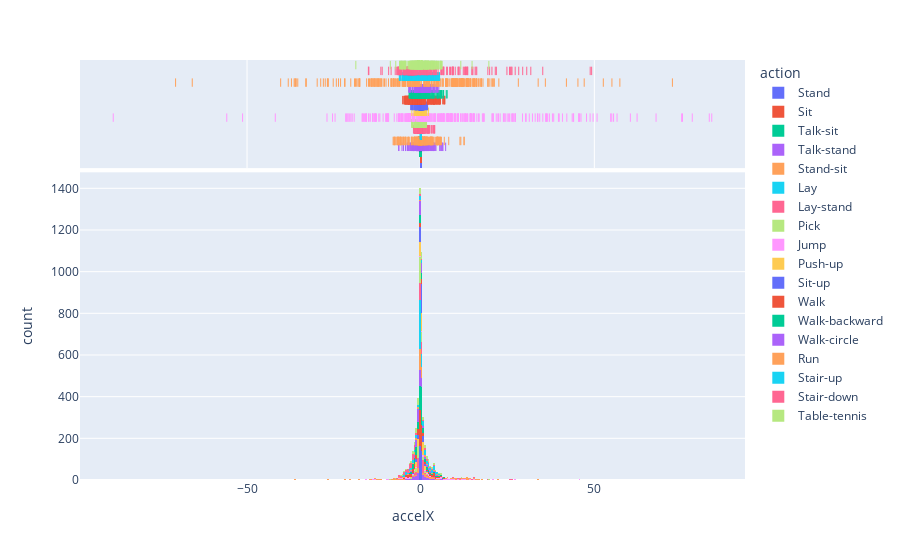

Notebook source saved alongside this figure:
### Code cell
import plotly.express as px
# df = px.data.tips()
fig = px.histogram(accelx_df, x="accelX", color="action", marginal="rug")
fig.show()

### Figure 1 — Plotly figure (JSON) as saved in the notebook; plotly's stock layout.template omitted (floating-point values rounded to 4 significant figures; data arrays with more than 128 entries replaced by an {"elided": "..."} marker saying what was removed)
{"data": [{"alignmentgroup": "True", "bingroup": "x", "hovertemplate": "action=Stand<br>accelX=%{x}<br>count=%{y}<extra></extra>", "legendgroup": "Stand", "marker": {"color": "#636efa", "pattern": {"shape": ""}}, "name": "Stand", "offsetgroup": "Stand", "orientation": "v", "showlegend": true, "type": "histogram", "x": {"elided": "300 float values"}, "xaxis": "x", "yaxis": "y"}, {"alignmentgroup": "True", "boxpoints": "all", "fillcolor": "rgba(255,255,255,0)", "hoveron": "points", "hovertemplate": "action=Stand<br>accelX=%{x}<extra></extra>", "jitter": 0, "legendgroup": "Stand", "line": {"color": "rgba(255,255,255,0)"}, "marker": {"color": "#636efa", "symbol": "line-ns-open"}, "name": "Stand", "offsetgroup": "Stand", "showlegend": false, "type": "box", "x": {"elided": "300 float values"}, "xaxis": "x2", "yaxis": "y2"}, {"alignmentgroup": "True", "bingroup": "x", "hovertemplate": "action=Sit<br>accelX=%{x}<br>count=%{y}<extra></extra>", "legendgroup": "Sit", "marker": {"color": "#EF553B", "pattern": {"shape": ""}}, "name": "Sit", "offsetgroup": "Sit", "orientation": "v", "showlegend": true, "type": "histogram", "x": {"elided": "300 float values"}, "xaxis": "x", "yaxis": "y"}, {"alignmentgroup": "True", "boxpoints": "all", "fillcolor": "rgba(255,255,255,0)", "hoveron": "points", "hovertemplate": "action=Sit<br>accelX=%{x}<extra></extra>", "jitter": 0, "legendgroup": "Sit", "line": {"color": "rgba(255,255,255,0)"}, "marker": {"color": "#EF553B", "symbol": "line-ns-open"}, "name": "Sit", "offsetgroup": "Sit", "showlegend": false, "type": "box", "x": {"elided": "300 float values"}, "xaxis": "x2", "yaxis": "y2"}, {"alignmentgroup": "True", "bingroup": "x", "hovertemplate": "action=Talk-sit<br>accelX=%{x}<br>count=%{y}<extra></extra>", "legendgroup": "Talk-sit", "marker": {"color": "#00cc96", "pattern": {"shape": ""}}, "name": "Talk-sit", "offsetgroup": "Talk-sit", "orientation": "v", "showlegend": true, "type": "histogram", "x": {"elided": "300 float values"}, "xaxis": "x", "yaxis": "y"}, {"alignmentgroup": "True", "boxpoints": "all", "fillcolor": "rgba(255,255,255,0)", "hoveron": "points", "hovertemplate": "action=Talk-sit<br>accelX=%{x}<extra></extra>", "jitter": 0, "legendgroup": "Talk-sit", "line": {"color": "rgba(255,255,255,0)"}, "marker": {"color": "#00cc96", "symbol": "line-ns-open"}, "name": "Talk-sit", "offsetgroup": "Talk-sit", "showlegend": false, "type": "box", "x": {"elided": "300 float values"}, "xaxis": "x2", "yaxis": "y2"}, {"alignmentgroup": "True", "bingroup": "x", "hovertemplate": "action=Talk-stand<br>accelX=%{x}<br>count=%{y}<extra></extra>", "legendgroup": "Talk-stand", "marker": {"color": "#ab63fa", "pattern": {"shape": ""}}, "name": "Talk-stand", "offsetgroup": "Talk-stand", "orientation": "v", "showlegend": true, "type": "histogram", "x": {"elided": "300 float values"}, "xaxis": "x", "yaxis": "y"}, {"alignmentgroup": "True", "boxpoints": "all", "fillcolor": "rgba(255,255,255,0)", "hoveron": "points", "hovertemplate": "action=Talk-stand<br>accelX=%{x}<extra></extra>", "jitter": 0, "legendgroup": "Talk-stand", "line": {"color": "rgba(255,255,255,0)"}, "marker": {"color": "#ab63fa", "symbol": "line-ns-open"}, "name": "Talk-stand", "offsetgroup": "Talk-stand", "showlegend": false, "type": "box", "x": {"elided": "300 float values"}, "xaxis": "x2", "yaxis": "y2"}, {"alignmentgroup": "True", "bingroup": "x", "hovertemplate": "action=Stand-sit<br>accelX=%{x}<br>count=%{y}<extra></extra>", "legendgroup": "Stand-sit", "marker": {"color": "#FFA15A", "pattern": {"shape": ""}}, "name": "Stand-sit", "offsetgroup": "Stand-sit", "orientation": "v", "showlegend": true, "type": "histogram", "x": {"elided": "300 float values"}, "xaxis": "x", "yaxis": "y"}, {"alignmentgroup": "True", "boxpoints": "all", "fillcolor": "rgba(255,255,255,0)", "hoveron": "points", "hovertemplate": "action=Stand-sit<br>accelX=%{x}<extra></extra>", "jitter": 0, "legendgroup": "Stand-sit", "line": {"color": "rgba(255,255,255,0)"}, "marker": {"color": "#FFA15A", "symbol": "line-ns-open"}, "name": "Stand-sit", "offsetgroup": "Stand-sit", "showlegend": false, "type": "box", "x": {"elided": "300 float values"}, "xaxis": "x2", "yaxis": "y2"}, {"alignmentgroup": "True", "bingroup": "x", "hovertemplate": "action=Lay<br>accelX=%{x}<br>count=%{y}<extra></extra>", "legendgroup": "Lay", "marker": {"color": "#19d3f3", "pattern": {"shape": ""}}, "name": "Lay", "offsetgroup": "Lay", "orientation": "v", "showlegend": true, "type": "histogram", "x": {"elided": "300 float values"}, "xaxis": "x", "yaxis": "y"}, {"alignmentgroup": "True", "boxpoints": "all", "fillcolor": "rgba(255,255,255,0)", "hoveron": "points", "hovertemplate": "action=Lay<br>accelX=%{x}<extra></extra>", "jitter": 0, "legendgroup": "Lay", "line": {"color": "rgba(255,255,255,0)"}, "marker": {"color": "#19d3f3", "symbol": "line-ns-open"}, "name": "Lay", "offsetgroup": "Lay", "showlegend": false, "type": "box", "x": {"elided": "300 float values"}, "xaxis": "x2", "yaxis": "y2"}, {"alignmentgroup": "True", "bingroup": "x", "hovertemplate": "action=Lay-stand<br>accelX=%{x}<br>count=%{y}<extra></extra>", "legendgroup": "Lay-stand", "marker": {"color": "#FF6692", "pattern": {"shape": ""}}, "name": "Lay-stand", "offsetgroup": "Lay-stand", "orientation": "v", "showlegend": true, "type": "histogram", "x": {"elided": "300 float values"}, "xaxis": "x", "yaxis": "y"}, {"alignmentgroup": "True", "boxpoints": "all", "fillcolor": "rgba(255,255,255,0)", "hoveron": "points", "hovertemplate": "action=Lay-stand<br>accelX=%{x}<extra></extra>", "jitter": 0, "legendgroup": "Lay-stand", "line": {"color": "rgba(255,255,255,0)"}, "marker": {"color": "#FF6692", "symbol": "line-ns-open"}, "name": "Lay-stand", "offsetgroup": "Lay-stand", "showlegend": false, "type": "box", "x": {"elided": "300 float values"}, "xaxis": "x2", "yaxis": "y2"}, {"alignmentgroup": "True", "bingroup": "x", "hovertemplate": "action=Pick<br>accelX=%{x}<br>count=%{y}<extra></extra>", "legendgroup": "Pick", "marker": {"color": "#B6E880", "pattern": {"shape": ""}}, "name": "Pick", "offsetgroup": "Pick", "orientation": "v", "showlegend": true, "type": "histogram", "x": {"elided": "300 float values"}, "xaxis": "x", "yaxis": "y"}, {"alignmentgroup": "True", "boxpoints": "all", "fillcolor": "rgba(255,255,255,0)", "hoveron": "points", "hovertemplate": "action=Pick<br>accelX=%{x}<extra></extra>", "jitter": 0, "legendgroup": "Pick", "line": {"color": "rgba(255,255,255,0)"}, "marker": {"color": "#B6E880", "symbol": "line-ns-open"}, "name": "Pick", "offsetgroup": "Pick", "showlegend": false, "type": "box", "x": {"elided": "300 float values"}, "xaxis": "x2", "yaxis": "y2"}, {"alignmentgroup": "True", "bingroup": "x", "hovertemplate": "action=Jump<br>accelX=%{x}<br>count=%{y}<extra></extra>", "legendgroup": "Jump", "marker": {"color": "#FF97FF", "pattern": {"shape": ""}}, "name": "Jump", "offsetgroup": "Jump", "orientation": "v", "showlegend": true, "type": "histogram", "x": {"elided": "300 float values"}, "xaxis": "x", "yaxis": "y"}, {"alignmentgroup": "True", "boxpoints": "all", "fillcolor": "rgba(255,255,255,0)", "hoveron": "points", "hovertemplate": "action=Jump<br>accelX=%{x}<extra></extra>", "jitter": 0, "legendgroup": "Jump", "line": {"color": "rgba(255,255,255,0)"}, "marker": {"color": "#FF97FF", "symbol": "line-ns-open"}, "name": "Jump", "offsetgroup": "Jump", "showlegend": false, "type": "box", "x": {"elided": "300 float values"}, "xaxis": "x2", "yaxis": "y2"}, {"alignmentgroup": "True", "bingroup": "x", "hovertemplate": "action=Push-up<br>accelX=%{x}<br>count=%{y}<extra></extra>", "legendgroup": "Push-up", "marker": {"color": "#FECB52", "pattern": {"shape": ""}}, "name": "Push-up", "offsetgroup": "Push-up", "orientation": "v", "showlegend": true, "type": "histogram", "x": {"elided": "300 float values"}, "xaxis": "x", "yaxis": "y"}, {"alignmentgroup": "True", "boxpoints": "all", "fillcolor": "rgba(255,255,255,0)", "hoveron": "points", "hovertemplate": "action=Push-up<br>accelX=%{x}<extra></extra>", "jitter": 0, "legendgroup": "Push-up", "line": {"color": "rgba(255,255,255,0)"}, "marker": {"color": "#FECB52", "symbol": "line-ns-open"}, "name": "Push-up", "offsetgroup": "Push-up", "showlegend": false, "type": "box", "x": {"elided": "300 float values"}, "xaxis": "x2", "yaxis": "y2"}, {"alignmentgroup": "True", "bingroup": "x", "hovertemplate": "action=Sit-up<br>accelX=%{x}<br>count=%{y}<extra></extra>", "legendgroup": "Sit-up", "marker": {"color": "#636efa", "pattern": {"shape": ""}}, "name": "Sit-up", "offsetgroup": "Sit-up", "orientation": "v", "showlegend": true, "type": "histogram", "x": {"elided": "300 float values"}, "xaxis": "x", "yaxis": "y"}, {"alignmentgroup": "True", "boxpoints": "all", "fillcolor": "rgba(255,255,255,0)", "hoveron": "points", "hovertemplate": "action=Sit-up<br>accelX=%{x}<extra></extra>", "jitter": 0, "legendgroup": "Sit-up", "line": {"color": "rgba(255,255,255,0)"}, "marker": {"color": "#636efa", "symbol": "line-ns-open"}, "name": "Sit-up", "offsetgroup": "Sit-up", "showlegend": false, "type": "box", "x": {"elided": "300 float values"}, "xaxis": "x2", "yaxis": "y2"}, {"alignmentgroup": "True", "bingroup": "x", "hovertemplate": "action=Walk<br>accelX=%{x}<br>count=%{y}<extra></extra>", "legendgroup": "Walk", "marker": {"color": "#EF553B", "pattern": {"shape": ""}}, "name": "Walk", "offsetgroup": "Walk", "orientation": "v", "showlegend": true, "type": "histogram", "x": {"elided": "300 float values"}, "xaxis": "x", "yaxis": "y"}, {"alignmentgroup": "True", "boxpoints": "all", "fillcolor": "rgba(255,255,255,0)", "hoveron": "points", "hovertemplate": "action=Walk<br>accelX=%{x}<extra></extra>", "jitter": 0, "legendgroup": "Walk", "line": {"color": "rgba(255,255,255,0)"}, "marker": {"color": "#EF553B", "symbol": "line-ns-open"}, "name": "Walk", "offsetgroup": "Walk", "showlegend": false, "type": "box", "x": {"elided": "300 float values"}, "xaxis": "x2", "yaxis": "y2"}, {"alignmentgroup": "True", "bingroup": "x", "hovertemplate": "action=Walk-backward<br>accelX=%{x}<br>count=%{y}<extra></extra>", "legendgroup": "Walk-backward", "marker": {"color": "#00cc96", "pattern": {"shape": ""}}, "name": "Walk-backward", "offsetgroup": "Walk-backward", "orientation": "v", "showlegend": true, "type": "histogram", "x": {"elided": "300 float values"}, "xaxis": "x", "yaxis": "y"}, {"alignmentgroup": "True", "boxpoints": "all", "fillcolor": "rgba(255,255,255,0)", "hoveron": "points", "hovertemplate": "action=Walk-backward<br>accelX=%{x}<extra></extra>", "jitter": 0, "legendgroup": "Walk-backward", "line": {"color": "rgba(255,255,255,0)"}, "marker": {"color": "#00cc96", "symbol": "line-ns-open"}, "name": "Walk-backward", "offsetgroup": "Walk-backward", "showlegend": false, "type": "box", "x": {"elided": "300 float values"}, "xaxis": "x2", "yaxis": "y2"}, {"alignmentgroup": "True", "bingroup": "x", "hovertemplate": "action=Walk-circle<br>accelX=%{x}<br>count=%{y}<extra></extra>", "legendgroup": "Walk-circle", "marker": {"color": "#ab63fa", "pattern": {"shape": ""}}, "name": "Walk-circle", "offsetgroup": "Walk-circle", "orientation": "v", "showlegend": true, "type": "histogram", "x": {"elided": "300 float values"}, "xaxis": "x", "yaxis": "y"}, {"alignmentgroup": "True", "boxpoints": "all", "fillcolor": "rgba(255,255,255,0)", "hoveron": "points", "hovertemplate": "action=Walk-circle<br>accelX=%{x}<extra></extra>", "jitter": 0, "legendgroup": "Walk-circle", "line": {"color": "rgba(255,255,255,0)"}, "marker": {"color": "#ab63fa", "symbol": "line-ns-open"}, "name": "Walk-circle", "offsetgroup": "Walk-circle", "showlegend": false, "type": "box", "x": {"elided": "300 float values"}, "xaxis": "x2", "yaxis": "y2"}, {"alignmentgroup": "True", "bingroup": "x", "hovertemplate": "action=Run<br>accelX=%{x}<br>count=%{y}<extra></extra>", "legendgroup": "Run", "marker": {"color": "#FFA15A", "pattern": {"shape": ""}}, "name": "Run", "offsetgroup": "Run", "orientation": "v", "showlegend": true, "type": "histogram", "x": {"elided": "300 float values"}, "xaxis": "x", "yaxis": "y"}, {"alignmentgroup": "True", "boxpoints": "all", "fillcolor": "rgba(255,255,255,0)", "hoveron": "points", "hovertemplate": "action=Run<br>accelX=%{x}<extra></extra>", "jitter": 0, "legendgroup": "Run", "line": {"color": "rgba(255,255,255,0)"}, "marker": {"color": "#FFA15A", "symbol": "line-ns-open"}, "name": "Run", "offsetgroup": "Run", "showlegend": false, "type": "box", "x": {"elided": "300 float values"}, "xaxis": "x2", "yaxis": "y2"}, {"alignmentgroup": "True", "bingroup": "x", "hovertemplate": "action=Stair-up<br>accelX=%{x}<br>count=%{y}<extra></extra>", "legendgroup": "Stair-up", "marker": {"color": "#19d3f3", "pattern": {"shape": ""}}, "name": "Stair-up", "offsetgroup": "Stair-up", "orientation": "v", "showlegend": true, "type": "histogram", "x": {"elided": "300 float values"}, "xaxis": "x", "yaxis": "y"}, {"alignmentgroup": "True", "boxpoints": "all", "fillcolor": "rgba(255,255,255,0)", "hoveron": "points", "hovertemplate": "action=Stair-up<br>accelX=%{x}<extra></extra>", "jitter": 0, "legendgroup": "Stair-up", "line": {"color": "rgba(255,255,255,0)"}, "marker": {"color": "#19d3f3", "symbol": "line-ns-open"}, "name": "Stair-up", "offsetgroup": "Stair-up", "showlegend": false, "type": "box", "x": {"elided": "300 float values"}, "xaxis": "x2", "yaxis": "y2"}, {"alignmentgroup": "True", "bingroup": "x", "hovertemplate": "action=Stair-down<br>accelX=%{x}<br>count=%{y}<extra></extra>", "legendgroup": "Stair-down", "marker": {"color": "#FF6692", "pattern": {"shape": ""}}, "name": "Stair-down", "offsetgroup": "Stair-down", "orientation": "v", "showlegend": true, "type": "histogram", "x": {"elided": "300 float values"}, "xaxis": "x", "yaxis": "y"}, {"alignmentgroup": "True", "boxpoints": "all", "fillcolor": "rgba(255,255,255,0)", "hoveron": "points", "hovertemplate": "action=Stair-down<br>accelX=%{x}<extra></extra>", "jitter": 0, "legendgroup": "Stair-down", "line": {"color": "rgba(255,255,255,0)"}, "marker": {"color": "#FF6692", "symbol": "line-ns-open"}, "name": "Stair-down", "offsetgroup": "Stair-down", "showlegend": false, "type": "box", "x": {"elided": "300 float values"}, "xaxis": "x2", "yaxis": "y2"}, {"alignmentgroup": "True", "bingroup": "x", "hovertemplate": "action=Table-tennis<br>accelX=%{x}<br>count=%{y}<extra></extra>", "legendgroup": "Table-tennis", "marker": {"color": "#B6E880", "pattern": {"shape": ""}}, "name": "Table-tennis", "offsetgroup": "Table-tennis", "orientation": "v", "showlegend": true, "type": "histogram", "x": {"elided": "300 float values"}, "xaxis": "x", "yaxis": "y"}, {"alignmentgroup": "True", "boxpoints": "all", "fillcolor": "rgba(255,255,255,0)", "hoveron": "points", "hovertemplate": "action=Table-tennis<br>accelX=%{x}<extra></extra>", "jitter": 0, "legendgroup": "Table-tennis", "line": {"color": "rgba(255,255,255,0)"}, "marker": {"color": "#B6E880", "symbol": "line-ns-open"}, "name": "Table-tennis", "offsetgroup": "Table-tennis", "showlegend": false, "type": "box", "x": {"elided": "300 float values"}, "xaxis": "x2", "yaxis": "y2"}], "layout": {"barmode": "relative", "legend": {"title": {"text": "action"}, "tracegroupgap": 0}, "margin": {"t": 60}, "xaxis": {"anchor": "y", "domain": [0, 1], "title": {"text": "accelX"}}, "xaxis2": {"anchor": "y2", "domain": [0, 1], "matches": "x", "showgrid": true, "showticklabels": false}, "yaxis": {"anchor": "x", "domain": [0, 0.7326], "title": {"text": "count"}}, "yaxis2": {"anchor": "x2", "domain": [0.7426, 1], "matches": "y2", "showgrid": false, "showline": false, "showticklabels": false, "ticks": ""}}}
